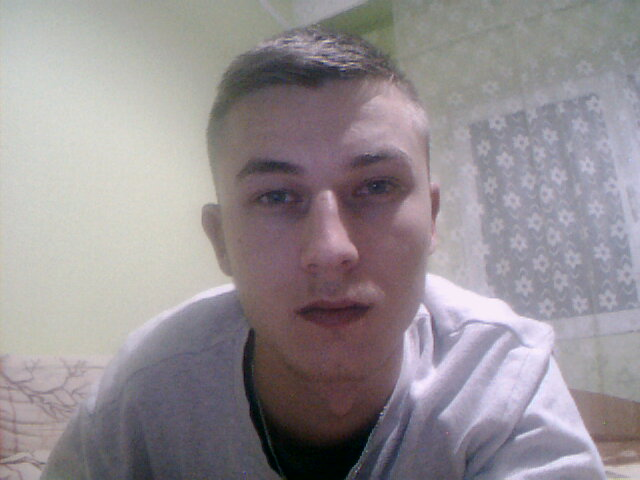
#> input picture images/img1.jpg, 640 x 480 px
$ python LBP.py
#> lines starting #> are read from the running program, lines starting #| are printed output that depends on the picture
import math as m
import cv2
import numpy as np
from skimage.feature import local_binary_pattern
from matplotlib import pyplot as plt
class Visualize_LBP():
    def __init__(self,Radius=1,neighbors=4):
        self._radius = Radius
        self._neighbors = neighbors
    @property
    def radius(self):
        return self._radius
    @property
    def neighbors(self):
        return self._neighbors
    # [115 lines left out: functions compute_LBP, LBP, not called in this run]
    def bilinear_interpolation(self,x,y,points):
        q11,q21,q22,q12,x1,y1,x2,y2 = points
        return (q11 * (x2 - x) * (y2 - y) + q21 * (x - x1) * (y2 - y) + q12 * (x2 - x) * (y - y1) + q22 * (x - x1) * (y - y1)) / ((x2 - x1) * (y2 - y1))
    def pixel_compare(self,gc,pixel):
        return 1 if pixel >= gc else 0
class Fast_LBP():
    def __init__(self, radius=1, neighbors=8):
        self._radius = radius
        self._neighbors = neighbors
    @property
    def radius(self):
        return self._radius
    @property
    def neighbors(self):
        return self._neighbors
    def Compute_LBP(self,Image):
        #Determine the dimensions of the input image.
        ysize, xsize = Image.shape
        # define circle of symetrical neighbor points
        angles_array = 2*np.pi/self._neighbors
        alpha = np.arange(0,2*np.pi,angles_array)
        # Determine the sample points on circle with radius R
        s_points = np.array([-np.sin(alpha), np.cos(alpha)]).transpose()
        s_points *= self._radius
        # s_points is a 2d array with 2 columns (y,x) coordinates for each cicle neighbor point
        # Determine the boundaries of s_points wich gives us 2 points of coordinates
        # gp1(min_x,min_y) and gp2(max_x,max_y), the coordinate of the outer block
        # that contains the circle points
        min_y=min(s_points[:,0])
        max_y=max(s_points[:,0])
        min_x=min(s_points[:,1])
        max_x=max(s_points[:,1])
        # Block size, each LBP code is computed within a block of size bsizey*bsizex
        # so if radius = 1 then block size equal to 3*3
        bsizey = np.ceil(max(max_y,0)) - np.floor(min(min_y,0)) + 1
        bsizex = np.ceil(max(max_x,0)) - np.floor(min(min_x,0)) + 1
        # Coordinates of origin (0,0) in the block
        origy =  int(0 - np.floor(min(min_y,0)))
        origx =  int(0 - np.floor(min(min_x,0)))
        #Minimum allowed size for the input image depends on the radius of the used LBP operator.
        if xsize < bsizex or ysize < bsizey :
            raise Exception('Too small input image. Should be at least (2*radius+1) x (2*radius+1)')
        # Calculate dx and dy: output image size
        # for exemple, if block size is 3*3 then we need to substract the first row and the last row which is 2 rows
        # so we need to substract 2, same analogy applied to columns
        dx = int(xsize - bsizex + 1)
        dy = int(ysize - bsizey + 1)
        # Fill the center pixel matrix C.
        C = Image[origy:origy+dy,origx:origx+dx]
        # Initialize the result matrix with zeros.
        result = np.zeros((dy,dx), dtype=np.float32)
        for i in range(s_points.shape[0]):
            # Get coordinate in the block:
            p = s_points[i][:]
            y,x = p + (origy, origx)
            # Calculate floors, ceils and rounds for the x and ysize
            fx = int(np.floor(x))
            fy = int(np.floor(y))
            cx = int(np.ceil(x))
            cy = int(np.ceil(y))
            rx = int(np.round(x))
            ry = int(np.round(y))
            D = [[]]
            if np.abs(x - rx) < 1e-6 and np.abs(y - ry) < 1e-6:
            #Interpolation is not needed, use original datatypes
                N = Image[ry:ry+dy,rx:rx+dx]
                D = (N >= C).astype(np.uint8)
            else:
                # interpolation is needed
                # compute the fractional part.
                ty = y - fy
                tx = x - fx
                # compute the interpolation weight.
                w1 = (1 - tx) * (1 - ty)
                w2 = tx * (1 - ty)
                w3 = (1 - tx) * ty
                w4 = tx * ty
                # compute interpolated image:
                N = w1*Image[fy:fy+dy,fx:fx+dx]
                N = np.add(N, w2*Image[fy:fy+dy,cx:cx+dx], casting="unsafe")
                N = np.add(N, w3*Image[cy:cy+dy,fx:fx+dx], casting="unsafe")
                N = np.add(N, w4*Image[cy:cy+dy,cx:cx+dx], casting="unsafe")
                D = (N >= C).astype(np.uint8)
            #Update the result matrix.
            v = 2**i
            result += D*v
        return result.astype(np.uint8)

class LBP_sklearn:
    def __init__(self, Nb_Points, Radius):
        # Initiate number of points(neighbors) and the radius of the cercle
        self._Nb_Points = Nb_Points
        self._Radius = Radius
    @property
    def Radius(self):
        return self._Radius
    @property
    def Nb_Points(self):
        return self._Nb_Points
    def compute(self, gray):
        # compute the Local Binary Pattern of the image,
        # and then use the LBP representation
        # to build the histogram of patterns
        LBP = local_binary_pattern(gray, self._Nb_Points,self._Radius, method="uniform")
        axs[1][1].imshow(LBP,cmap='gray', vmin=0, vmax=9)
        axs[1][1].set_title('LBP Image', fontdict={'fontsize': 15, 'fontweight': 'medium'})
        axs[1][1].axis('off')
        (hist, bins) = np.histogram(LBP.ravel(),
        bins=np.arange(0, self._Nb_Points + 3),
        range=(0,self._Nb_Points + 2))
        width = bins[1] - bins[0]
        center = (bins[:-1] + bins[1:]) / 2
        axs[1][0].bar(center, hist, align='center', width=width)
        axs[1][0].set_title('Histogram', fontdict={'fontsize': 15, 'fontweight': 'medium'})
        # normalize the histogram
        hist = hist.astype("float")
        hist /=hist.sum()
        # return the histogram of Local Binary Patterns
        return hist


if __name__ == "__main__":

    path_img = "images/img1.jpg"

    var_lbp = Visualize_LBP(Radius = 1,neighbors = 8)
    matrix1 = np.array( [[25, 41, 24],[29, 33, 80],[38, 56, 65]], dtype=np.int16)
    matrix2 = np.array( [[50, 60, 70, 80, 90],[51, 61, 2, 81, 3],[52, 62, 72, 82, 92],[53, 13, 73, 43, 93],[54, 64, 74, 22, 1]], dtype=np.uint8)

    lbp2 = Fast_LBP(1,8)

    img = np.array(cv2.imread(path_img,cv2.IMREAD_GRAYSCALE), 'uint8')
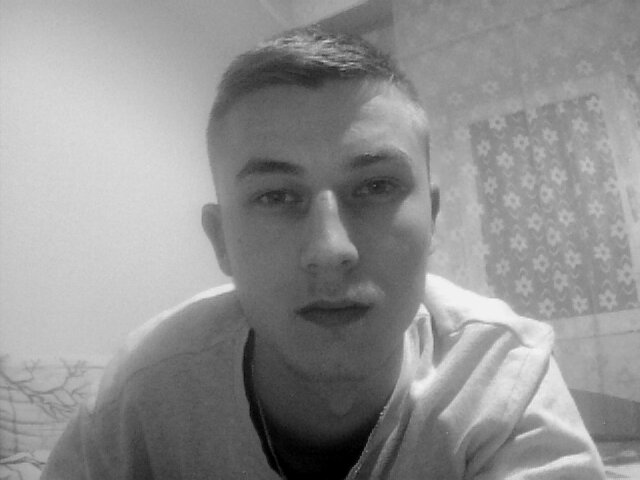
#> img: shape (480, 640); min 0, max 249, mean 144.6
    img1 = np.array(cv2.imread(path_img), 'uint8')
#> img1 is the input picture: shape (480, 640, 3); mean B, G, R 146.4, 142.2, 148.7
    cv2.imshow('faces', img)
    if cv2.waitKey(1000) & 0xFF == ord("q"):
#> (key q is pressed here)
        pass
    result1 = lbp2.Compute_LBP(img)
#> the loop in Compute_LBP, `for i in range(s_points.shape[0]):` made 8 passes
#> pass 1, in Compute_LBP, `D = (N >= C).astype(np.uint8)`:
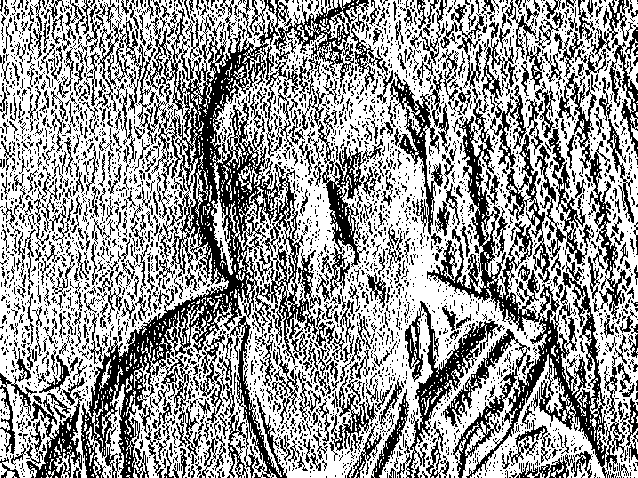
#> D: shape (478, 638); values 0 (black) and 1 (white), 60.4% white; black in thin lines or dots
#> after the loop in Compute_LBP, `for i in range(s_points.shape[0]):`:
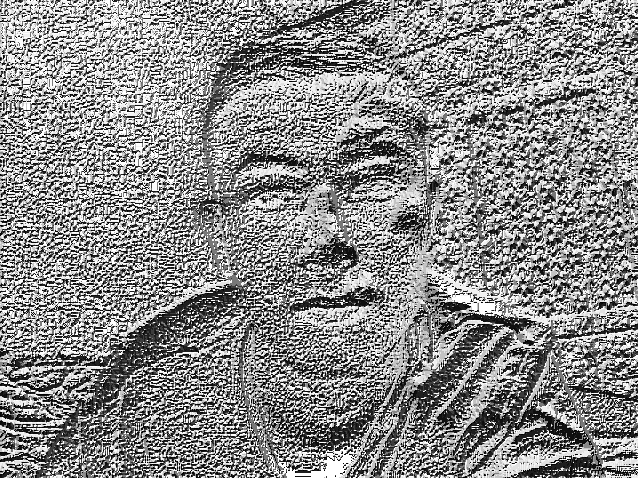
#> result: shape (478, 638) float32; min 0, max 255, mean 139.2
    cv2.imshow('faces', result1)
    if cv2.waitKey(0) & 0xFF == ord("q"):
#> (key q is pressed here)
        pass

    # initialize the local binary patterns descriptor along with
    # the data and label lists
    lbp = LBP_sklearn(8, 1)

    fig, axs = plt.subplots(2,2, figsize=(80,80), facecolor='w', edgecolor='k')
    fig.subplots_adjust(hspace = .5, wspace=.001)

    gray = lambda rgb : np.dot(rgb[... , :3] , [0.299 , 0.587, 0.114])
    gray = gray(img1)
    axs[0][0].imshow(img1,cmap='gray', vmin=0, vmax=255)
    axs[0][0].set_title('Original Image', fontdict={'fontsize': 15, 'fontweight': 'medium'})
    axs[0][0].axis('off')

    axs[0][1].imshow(gray,cmap='gray', vmin=0, vmax=255)
    axs[0][1].set_title('GrayScale Image', fontdict={'fontsize': 15, 'fontweight': 'medium'})
    axs[0][1].axis('off')
    hist = lbp.compute(gray)
#> in compute, `LBP = local_binary_pattern(gray, self._Nb_Points,self._Radius, method=..`:
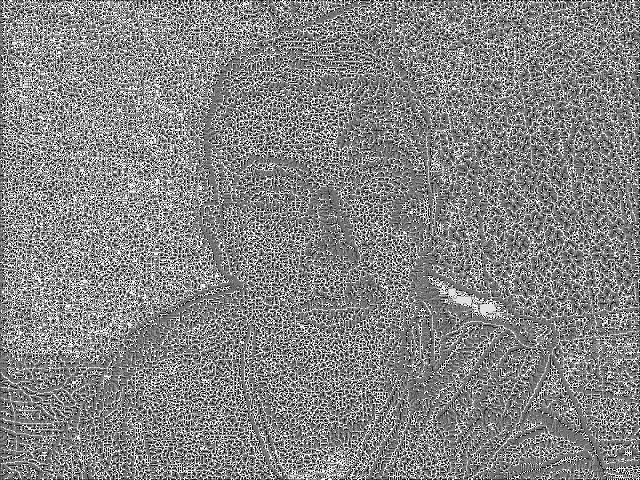
#> LBP: shape (480, 640) float64; min 0, max 9, mean 4.72; drawn with min black and max white
#> in compute, `(hist, bins) = np.histogram(LBP.ravel(), bins=np.arange(0, self._Nb_Po..`: hist = [10327, 19983, 18396, 44240, 62308, 52007, 28693, 20256, 21245, 29745]; bins = [0, 1, 2, 3, 4, 5, 6, 7, 8, 9, 10]
#> in compute, `width = bins[1] - bins[0]`: width = 1
#> in compute, `center = (bins[:-1] + bins[1:]) / 2`: center = [0.5, 1.5, 2.5, 3.5, 4.5, 5.5, 6.5, 7.5, 8.5, 9.5]
#> in compute, `hist /=hist.sum()`: hist = [0.0336, 0.065, 0.0599, 0.144, 0.203, 0.169, 0.0934, 0.0659, 0.0692, 0.0968]

    plt.show()
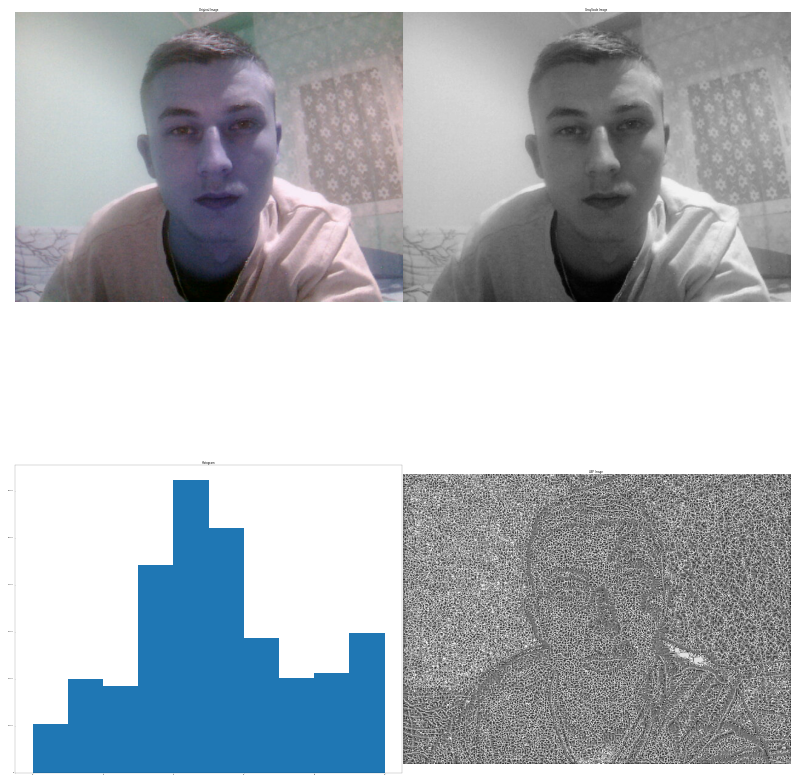
#> figure drawn by matplotlib, 4 panels; B, G, R data is drawn as R, G, B; panel 3: tallest bar 62308 high, from x = 4 to 5
